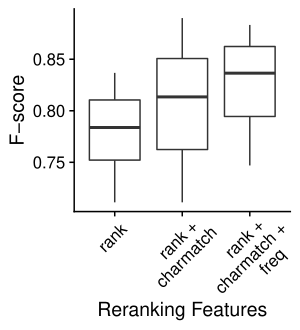

Here is the R script that generated this plot:
x = read.table("publication/rerank2.tsv", header=T)
x$features = factor(floor((x$pred - 1)/4))
library(cowplot)
library(ggplot2)
p = ggplot(x, aes(x=features, y=F)) + geom_boxplot() + theme_cowplot() + scale_y_continuous(name="F-score") + scale_x_discrete(name="Reranking Features", labels=c("rank\n", "rank +\ncharmatch", "rank +\ncharmatch +\nfreq")) + theme(axis.text.x = element_text(angle = 45, vjust=0.9, hjust=0.7), axis.title.x = element_text(margin = margin(t = -15, r = 0, b = 0, l = 0)))
save_plot("publication/fig_2.pdf", p, base_width=3, base_height=3.3)

x$lab = factor(x$lab, levels=c("BioADI", "SH", "Ab3P", "MEDSTRACT"))
p1 = ggplot(x, aes(x=lab, y=F, fill=as.factor(pred))) + geom_bar(stat="identity", position="dodge") + theme_cowplot() + scale_x_discrete(name=NULL, breaks=c("BioADI", "SH", "Ab3P", "MEDSTRACT")) + scale_y_continuous(name="F-score") + coord_cartesian(ylim=c(0.6,0.9)) + theme(axis.text.x = element_text(angle = 45, vjust=0.9, hjust=0.9), plot.margin=unit(c(5.5,5.5,5.5,5.5),"pt"), legend.key.size = unit(5.5, 'pt')) + scale_fill_brewer(name="Model", palette="Paired")
save_plot("publication/fig_1.pdf", p1, base_width=4, base_height=3.3)
